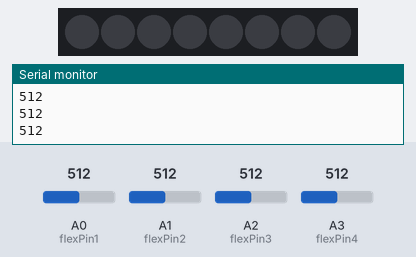
A sketch run on a simulated Arduino Uno, built with avr-gcc and run on an emulated ATmega328P. Parts: 8 RGB LEDs in strip order, left to right, the last lines printed to the serial monitor. The test bench sets the inputs (shaded band); at power-on: A2 (flexPin3) = 512, A3 (flexPin4) = 512, A1 (flexPin2) = 512, A0 (flexPin1) = 512. Dim RGB values are drawn brighter than linear; colours are those a GRB WS2812 strip shows for the declared byte order; MIDI output is not drawn.

Above: at 1.2 s.
1.3 s: A2 (flexPin3) set to 897
2.8 s: A2 (flexPin3) set to 928
At 4.0 s:
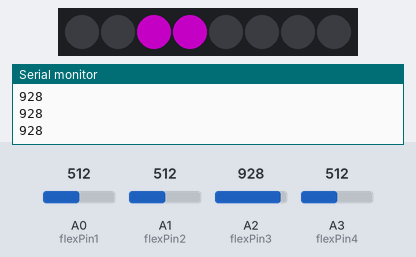
4.3 s: A3 (flexPin4) set to 716
5.8 s: A3 (flexPin4) set to 744
At 6.9 s:
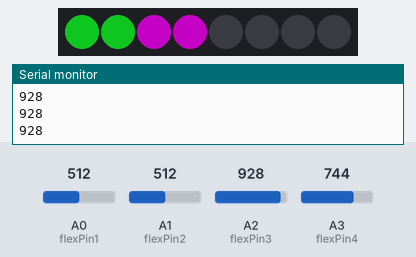
7.3 s: A1 (flexPin2) set to 810
8.8 s: A1 (flexPin2) set to 837
At 10.2 s:
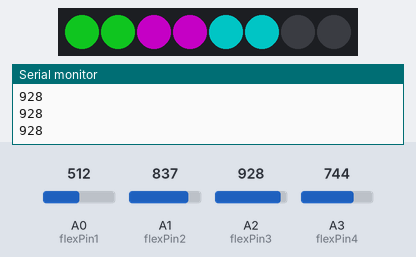
Timing chart, 0 to 11.3 s (numbered marks = the images above; inputs shaded):
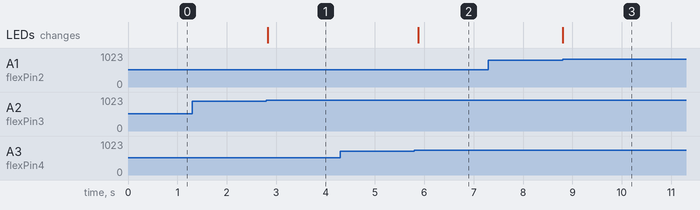

Measured:
- the behaviour switches between 910 and 911 on A2 (flexPin3) (found by bisection; images 0 and 1)
- the behaviour switches between 729 and 730 on A3 (flexPin4) (found by bisection; images 1 and 2)
- the behaviour switches between 820 and 821 on A1 (flexPin2) (found by bisection; images 2 and 3)
- after the input at 2.8 s, the LEDs: change at once (image 1)
- after the input at 5.8 s, the LEDs: change after 0.08 s (image 2)
- after the input at 8.8 s, the LEDs: change at once (image 3)

The sketch:

Midi_Keyboard.ino
```cpp
#include <MIDI.h>
#include <FastLED.h>
#define LED_PIN 7
#define NUM_LEDS 8

CRGB leds[NUM_LEDS];


int flexPin1 = A0;
int flexPin2 = A1;
int flexPin3 = A2;
int flexPin4 = A3;
int value1, value2, value3, value4;

MIDI_CREATE_DEFAULT_INSTANCE();

void setup()
{
    MIDI.begin(1);
    Serial.begin(115200);
    FastLED.addLeds<WS2812, LED_PIN, RGB>(leds, NUM_LEDS);

    FastLED.setBrightness(95);
    FastLED.clear();
    FastLED.show();

}
void loop()
{
    value1=analogRead(flexPin1);
    value2=analogRead(flexPin2);
    value3=analogRead(flexPin3);
    value4=analogRead(flexPin4);


    // Serial.println(value3);

    Serial.println(value3);

    // Serial.println(value1);


    // if  (value1>770){
    //         MIDI.sendNoteOn(60, 111, 1);
    //         leds[6]=CRGB(255,255,0);
    //         leds[7]=CRGB(255,225,0);
    //         FastLED.show();
    //            delay(20);
    // }
    // if  (value1<769){
    //         MIDI.sendNoteOn(60, 0, 1);
    //         leds[6]=CRGB(0,0,0);
    //         leds[7]=CRGB(0,0,0);
    //         FastLED.show();
    // }


    if  (value2>820){
            MIDI.sendNoteOn(62, 111, 1);
            leds[4]=CRGB(255,0,255);
            leds[5]=CRGB(255,0,255);
            FastLED.show();
            delay(20);
    }
    if  (value2<819){
            MIDI.sendNoteOn(62, 0, 1);
            leds[4]=CRGB(0,0,0);
            leds[5]=CRGB(0,0,0);
            FastLED.show();
    }


    if  (value3>910){
            MIDI.sendNoteOn(64, 111, 1);
            leds[2]=CRGB(0,255,255);
            leds[3]=CRGB(0,255,255);
            FastLED.show();
            delay(20);
    }
    if  (value3<909){
            MIDI.sendNoteOn(64, 0, 1);
            MIDI.sendNoteOn(62, 0, 1);
            leds[2]=CRGB(0,0,0);
            leds[3]=CRGB(0,0,0);
            FastLED.show();
    }


    if  (value4>729){
            MIDI.sendNoteOn(65, 111, 1);
            leds[0]=CRGB(255,20,40);
            leds[1]=CRGB(255,20,40);
            FastLED.show();
            delay(20);
    }
    if  (value4<728){
            MIDI.sendNoteOn(65, 0, 1);
            MIDI.sendNoteOn(62, 0, 1);
            leds[0]=CRGB(0,0,0);
            leds[1]=CRGB(0,0,0);
            FastLED.show();
    }

    delay(40);


    MIDI.read();

}
```
